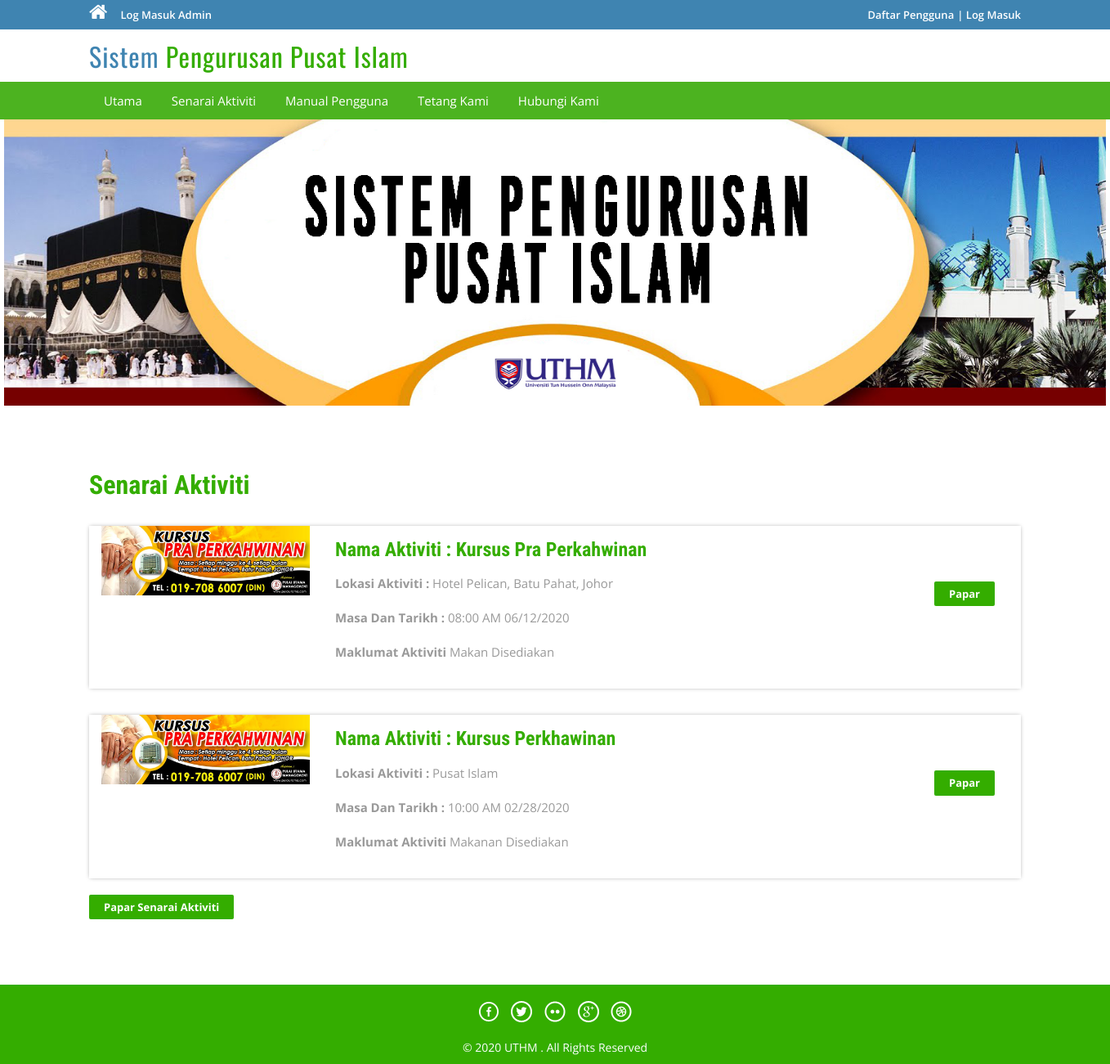
The page / on the database its author committed.
### tables this page shows
CREATE TABLE `tblpackages` (
  `PackageId` int(11) NOT NULL,
  `PackageName` varchar(200) DEFAULT NULL,
  `PackageLocation` varchar(100) DEFAULT NULL,
  `PackageDate` varchar(100) DEFAULT NULL,
  `PackageTime` varchar(100) DEFAULT NULL,
  `PackageFetures` varchar(255) DEFAULT NULL,
  `PackageDetails` mediumtext,
  `PackageImage` varchar(100) DEFAULT NULL,
  `Creationdate` timestamp NULL DEFAULT CURRENT_TIMESTAMP,
  `UpdationDate` timestamp NULL DEFAULT NULL ON UPDATE CURRENT_TIMESTAMP
);

### index.php (the view, shortened to what this page needs)
<?php
include('includes/config.php');
?>
<!DOCTYPE HTML>
<html>
<head>
<link href="css/bootstrap.css" rel='stylesheet' type='text/css' />
<link href="css/style.css" rel='stylesheet' type='text/css' />
<link href="css/font-awesome.css" rel="stylesheet">
<link href="css/animate.css" rel="stylesheet" type="text/css" media="all">
</head>
<body>
<?php include('includes/header.php');?>
        <center><img src="images/banner.jpg" height="350" width="1348" class="wow zoomIn animated animated" data-wow-delay=".5s" style="visibility: visible; animation-delay: 0.5s; animation-name: zoomIn;"></center>
<div class="container">
	<div class="holiday">
	<h3>Senarai Aktiviti</h3>
<?php $sql = "SELECT * from tblpackages order by rand() limit 4";
$query = $dbh->prepare($sql);
$query->execute();
$results=$query->fetchAll(PDO::FETCH_OBJ);
if($query->rowCount() > 0)
{
foreach($results as $result)
{	?>
			<div class="rom-btm">
				<div class="col-md-3 room-left wow fadeInLeft animated" data-wow-delay=".5s">
					<img src="admin/pacakgeimages/<?php echo htmlentities($result->PackageImage);?>" class="img-responsive" alt="">
				</div>
				<div class="col-md-6 room-midle wow fadeInUp animated" data-wow-delay=".5s">
					<h4>Nama Aktiviti : <?php echo htmlentities($result->PackageName);?></h4>
					<p><b>Lokasi Aktiviti :</b> <?php echo htmlentities($result->PackageLocation);?></p>
                    <p><b>Masa Dan Tarikh :</b> <?php echo htmlentities($result->PackageTime);?> <?php echo htmlentities($result->PackageDate);?></p>
					<p><b>Maklumat Aktiviti</b> <?php echo htmlentities($result->PackageFetures);?></p>
				</div>
				<div class="col-md-3 room-right wow fadeInRight animated" data-wow-delay=".5s">
					<a href="package-details.php?pkgid=<?php echo htmlentities($result->PackageId);?>" class="view">Papar</a>
				</div>
				<div class="clearfix"></div>
			</div>
<?php }} ?>
<div><a href="package-list.php" class="view">Papar Senarai Aktiviti</a></div>
</div>
	</div>
<?php include('includes/footer.php');?>
</body>
</html>

### includes/header.php (shortened to what this page needs)
<?php if($_SESSION['login'])
{?>
<div class="top-header">
	<div class="container">
		<ul class="tp-hd-lft wow fadeInLeft animated" data-wow-delay=".5s">
			<li class="hm"><a href="index.html"><i class="fa fa-home"></i></a></li>
			<li class="prnt"><a href="profile.php">Profil</a></li>
				<li class="prnt"><a href="change-password.php">Tukar Kata Laluan</a></li>
			<li class="prnt"><a href="tour-history.php">Sejarah Aktiviti</a></li>
		</ul>
		<ul class="tp-hd-rgt wow fadeInRight animated" data-wow-delay=".5s">
			<li class="tol">Welcome :</li>
			<li class="sig"><?php echo htmlentities($_SESSION['login']);?></li>
			<li class="sigi"><a href="logout.php" >/ Log Keluar</a></li>
        </ul>
		<div class="clearfix"></div>
	</div>
</div><?php } else {?>
<div class="top-header">
	<div class="container">
		<ul class="tp-hd-lft wow fadeInLeft animated" data-wow-delay=".5s">
			<li class="hm"><a href="index.php"><i class="fa fa-home"></i></a></li>
				<li class="hm"><a href="admin/index.php">Log Masuk Admin</a></li>
		</ul>
		<ul class="tp-hd-rgt wow fadeInRight animated" data-wow-delay=".5s">
			<li class="sig"><a href="#" data-toggle="modal" data-target="#myModal" >Daftar Pengguna</a></li>
			<li class="sigi"><a href="#" data-toggle="modal" data-target="#myModal4" >| Log Masuk</a></li>
        </ul>
		<div class="clearfix"></div>
	</div>
</div>
<?php }?>
<div class="header">
	<div class="container">
		<div class="logo wow fadeInDown animated" data-wow-delay=".5s">
			<a href="index.php">Sistem <span>Pengurusan Pusat Islam</span></a>
		</div>
		<div class="clearfix"></div>
	</div>
</div>
<div class="footer-btm wow fadeInLeft animated" data-wow-delay=".5s">
	<div class="container">
	<div class="navigation">
			<nav class="navbar navbar-default">
				<div class="collapse navbar-collapse nav-wil" id="bs-example-navbar-collapse-1">
					<nav class="cl-effect-1">
						<ul class="nav navbar-nav">
							<li><a href="index.php">Utama</a></li>
								<li><a href="package-list.php">Senarai Aktiviti</a></li>
								<li><a href="page.php?type=Manual Pengguna">Manual Pengguna</a></li>
                            <li><a href="page.php?type=Tentang Kami">Tetang Kami</a></li>
								<li><a href="page.php?type=Hubungi Kami">Hubungi Kami</a></li>
								<div class="clearfix"></div>
						</ul>
					</nav>
				</div>
			</nav>
		</div>
	</div>
</div>

### includes/footer.php
<div class="copy-right">
	<div class="container">
		<div class="footer-social-icons wow fadeInDown animated animated" data-wow-delay=".5s" style="visibility: visible; animation-delay: 0.5s; animation-name: fadeInDown;">
			<ul>
				<li><a class="facebook" href="#"><span>Facebook</span></a></li>
				<li><a class="twitter" href="#"><span>Twitter</span></a></li>
				<li><a class="flickr" href="#"><span>Flickr</span></a></li>
				<li><a class="googleplus" href="#"><span>Google+</span></a></li>
				<li><a class="dribbble" href="#"><span>Dribbble</span></a></li>
			</ul>
		</div>
		<p class="wow zoomIn animated animated" data-wow-delay=".5s" style="visibility: visible; animation-delay: 0.5s; animation-name: zoomIn;">© 2020 UTHM . All Rights Reserved </p>
	</div>
</div>

### css/style.css (style rules this page uses)
html, body { font-size: 100%; background: #fff; font-family: 'Open Sans', sans-serif; }
body a,.grid_1,plan_1,plan_1.one,plan_1.two,i.icon1, i.icon2, i.icon3, i.icon4, i.icon5, i.icon6 { transition:0.5s all; -webkit-transition:0.5s all; -moz-transition:0.5s all; -o-transition:0.5s all; -ms-transition:0.5s all; }
h1,h2,h3,h4,h5,h6 { margin:0; font-family: 'Roboto Condensed', sans-serif; }
p { margin:0; }
ul { margin:0; padding:0; }
.logo a { color: #3F84B1; letter-spacing: 1px; font-size: 2em; font-weight: 400; display: block; text-decoration: none; font-family: 'Oswald', sans-serif; }
.logo span { color:#34ad00; }
i.fa.fa-home { font-size: 24px; }
.top-header { background-color: #3F84B1; border-bottom: 0 none; height: 36px; line-height: 35px; }
ul.tp-hd-lft { float: left; }
ul.tp-hd-lft li { display: inline-block; }
li.hm,li.prnt { margin-right: 12px; }
ul.tp-hd-lft a { font-size: 13px; font-weight: 600; color:#fff; }
ul.tp-hd-rgt { float:right; }
ul.tp-hd-rgt li { display: inline-block; font-size: 13px; font-weight: 600; color:#fff; }
ul.tp-hd-rgt a { font-size: 13px; font-weight: 600; color:#fff; }
.header { background-color: #fff; margin: 0; padding: 10px 0 8px; }
.logo a { display: block; }
.logo { float: left; margin-right: 60px; }
.holiday { padding: 5em 0; }
.holiday h3 { font-size: 2em; font-weight: 700; color: #34ad00; }
.holiday p { font-size: 1.2em; line-height: 1.8em; margin: 1em 0; color: #999; }
.footer-btm li { display: inline-block; margin: 0 10px; font-size: 14px; color: #fff; }
.footer-btm li a { font-size: 15px; color: #fff; display: inline-block; padding: 5px 8px; }
.footer-btm { background:#4CB320; padding: 0.5em 0; text-align:center; }
.copy-right p { color:#fff; font-size:14px; line-height: 1.8em; }
.copy-right { background:#34ad00; text-align: center; padding: 0.5em 0; }
a.view { padding: 6px 18px; font-weight: 700; color: #fff; background-color: #34ad00; border: 0; font-size: 13px; border-radius: 2px; -webkit-transition: all .2s; -moz-transition: all .2s; transition: all .2s; margin-top: 20px; display: inline-block; }
.rom-btm { margin-top: 2em; box-shadow: 0px 0px 5px -1px rgba(0, 0, 0, 0.37); }
.rom-btm h4 { font-size: 1.5em; font-weight: 700; color: #34ad00; }
.rom-btm p { font-size: 15px; color: #999; }
.room-right { text-align: right; padding: 3em 2em; }
.room-midle { padding: 1em; }
.footer-social-icons ul li { display:inline-block; margin:0 0.2em; }
.footer-social-icons ul li a { width:30px; height:30px; background:url('../images/img-sprite.png') no-repeat 0px 0px; display:inline-block; position: relative; }
.footer-social-icons ul li a.facebook { background-position:0px 0px; }
.footer-social-icons ul li a.twitter { background-position:-30px 0px; }
.footer-social-icons ul li a.flickr { background-position:-60px 0px; }
.footer-social-icons ul li a.googleplus { background-position:-90px 0px; }
.footer-social-icons ul li a.dribbble { background-position:-120px 0px; }
.footer-social-icons { margin: 10px 0 10px; }
.navbar-default { background-color: #4CB320 !important; border-color: #4CB320 !important; }
.navbar { min-height: 0px !important; margin-bottom:0px !important; border-radius:0px !important; border: none !important; }
ul.nav.navbar-nav li a { font-size: 15px ; color: #fff; display: inline-block; padding: 5px 8px; }
.navbar-collapse { padding-right: 0px !important; padding-left: 0px !important; }

### rows shown on the page
tblpackages: PackageImage (picture), PackageName "Kursus Pra Perkahwinan", PackageLocation "Hotel Pelican, Batu Pahat, Johor", PackageTime "08:00 AM", PackageDate "06/12/2020", PackageFetures "Makan Disediakan"
tblpackages: PackageImage (picture), PackageName "Kursus Perkhawinan", PackageLocation "Pusat Islam", PackageTime "10:00 AM", PackageDate "02/28/2020", PackageFetures "Makanan Disediakan"
